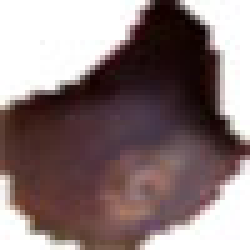
%> input picture Images/Classification/passa/amostra1.jpg, 50 x 50 px (shown 5 times larger)
$ octave Rggg.m   (GNU Octave 9; MATLAB toolbox functions it lacks are replaced by stand-ins)
%> lines starting %> are read from the running program, lines starting %| are printed output that depends on the picture
clear all
clc

A=imread('C:\Users\Rover\OneDrive\caf\graos\passa\amostra1.jpg');
%> A is the input picture: size 50x50x3 uint8; mean R, G, B 138.7, 121.6, 121.6

for i=1:50
    for j=1:50
        if A(i,j)>=200
           A(i,j,:)=0;
        end
    end
end
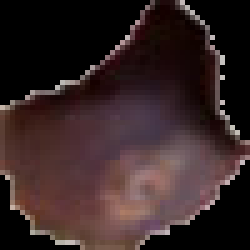
%> A: size 50x50x3 uint8 (shown 5 times larger); mean R, G, B 53.7, 37, 37.2
R=A(:,:,1);
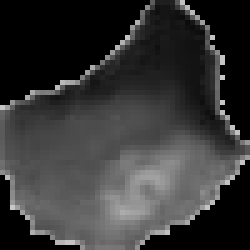
%> R: size 50x50 uint8 (shown 5 times larger); min 0, max 199, mean 53.7
G=A(:,:,2);
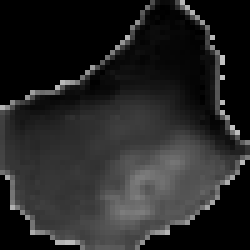
%> G: size 50x50 uint8 (shown 5 times larger); min 0, max 196, mean 37
B=A(:,:,3);
a=1;
for i=1:50
    for j=1:50
        if A(i,j,:)>0
            Entrada(a,:)=[R(i,j) G(i,j) B(i,j)];
            a=a+1;
        end
    end
end
%> after the loop, Entrada = 1622 rows, first 12: [93 77 77; 30 21 16; 31 9 11; 30 10 11; 34 16 16; 90 76 75; 193 183 182; 138 116 118; 60 42 40; 17 6 2; 21 1 2; 29 11 11]; a = 1623

$ run again, with Images/Classification/passa/amostra10.jpg copied over Images/Classification/passa/amostra1.jpg
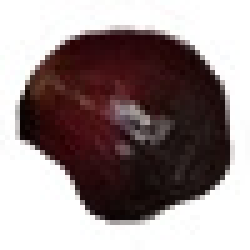
%> input picture Images/Classification/passa/amostra10.jpg, 50 x 50 px (shown 5 times larger)
%> A is the input picture: size 50x50x3 uint8; mean R, G, B 152.1, 138.7, 138.8
%> after the loop `for i=1:50`:
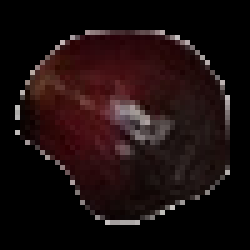
%> A: size 50x50x3 uint8 (shown 5 times larger); mean R, G, B 27.6, 14.2, 14.3
%> `G=A(:,:,2);`:
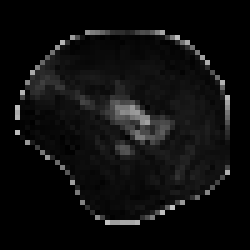
%> G: size 50x50 uint8 (shown 5 times larger); min 0, max 193, mean 14.2
%> after the loop `for i=1:50`: Entrada = 1258 rows, first 12: [165 146 148; 144 124 126; 136 116 118; 122 100 103; 100 78 81; 74 49 53; 69 44 48; 70 45 49; 59 34 38; 63 41 44; 87 65 68; 97 77 79]; a = 1259

$ run again, with Images/Classification/passa/amostra11.jpg copied over Images/Classification/passa/amostra1.jpg
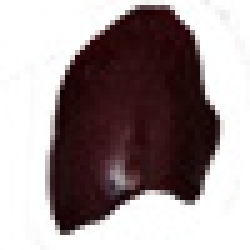
%> input picture Images/Classification/passa/amostra11.jpg, 50 x 50 px (shown 5 times larger)
%> A is the input picture: size 50x50x3 uint8; mean R, G, B 160.3, 148.1, 148.8
%> after the loop `for i=1:50`:
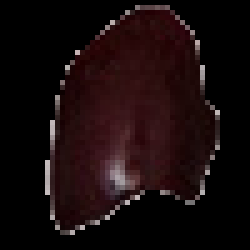
%> A: size 50x50x3 uint8 (shown 5 times larger); mean R, G, B 22.9, 10.8, 11.6
%> `G=A(:,:,2);`:
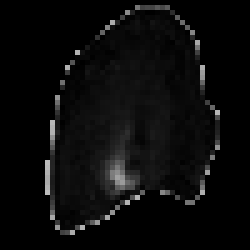
%> G: size 50x50 uint8 (shown 5 times larger); min 0, max 188, mean 10.8
%> after the loop `for i=1:50`: Entrada = 1133 rows, first 12: [129 117 119; 83 64 66; 90 70 72; 89 67 69; 106 86 87; 93 71 74; 109 90 92; 149 141 139; 48 34 34; 26 4 6; 34 5 9; 39 3 7]; a = 1134

$ run again, with Images/Classification/passa/amostra13.jpg copied over Images/Classification/passa/amostra1.jpg
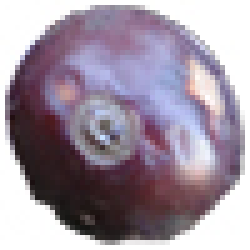
%> input picture Images/Classification/passa/amostra13.jpg, 50 x 50 px (shown 5 times larger)
%> A is the input picture: size 50x50x3 uint8; mean R, G, B 160.1, 147.9, 162.2
%> after the loop `for i=1:50`:
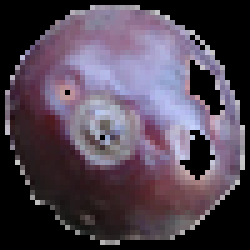
%> A: size 50x50x3 uint8 (shown 5 times larger); mean R, G, B 80.9, 69, 83.1
%> `B=A(:,:,3);`:
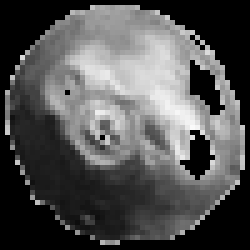
%> B: size 50x50 uint8 (shown 5 times larger); min 0, max 250, mean 83.1
%> after the loop `for i=1:50`: Entrada = 1708 rows, first 12: [187 184 193; 156 150 164; 164 155 172; 158 147 164; 144 138 152; 151 149 162; 159 156 167; 156 148 159; 164 159 165; 180 175 179; 181 173 184; 157 156 164]; a = 1709
